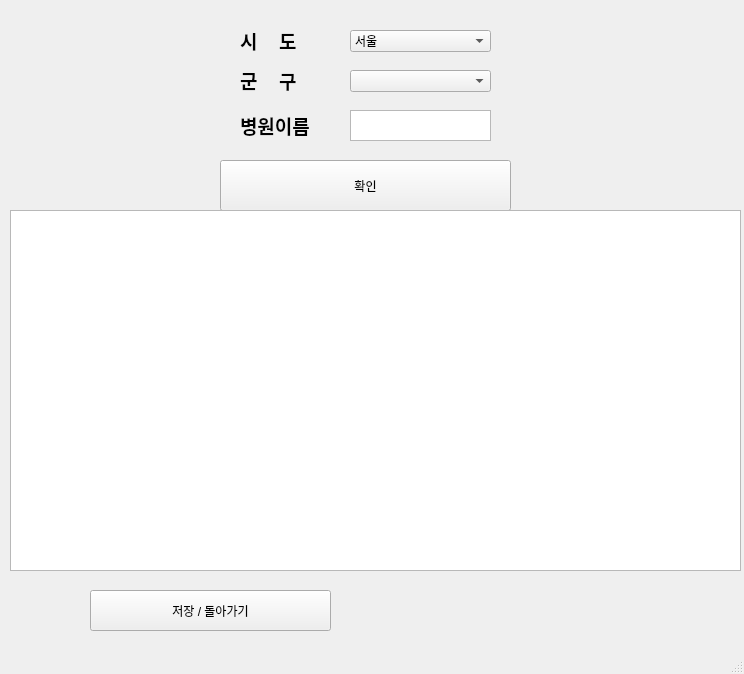
<?xml version="1.0" encoding="UTF-8"?>
<ui version="4.0">
 <class>mainWindow</class>
 <widget class="QMainWindow" name="mainWindow">
  <property name="geometry">
   <rect>
    <x>0</x>
    <y>0</y>
    <width>744</width>
    <height>674</height>
   </rect>
  </property>
  <property name="windowTitle">
   <string>검색</string>
  </property>
  <widget class="QWidget" name="centralwidget">
   <widget class="QComboBox" name="comboBox">
    <property name="geometry">
     <rect>
      <x>350</x>
      <y>30</y>
      <width>141</width>
      <height>22</height>
     </rect>
    </property>
    <item>
     <property name="text">
      <string>서울</string>
     </property>
    </item>
    <item>
     <property name="text">
      <string>부산</string>
     </property>
    </item>
    <item>
     <property name="text">
      <string>인천</string>
     </property>
    </item>
    <item>
     <property name="text">
      <string>경기</string>
     </property>
    </item>
    <item>
     <property name="text">
      <string>강원</string>
     </property>
    </item>
    <item>
     <property name="text">
      <string>전북</string>
     </property>
    </item>
    <item>
     <property name="text">
      <string>전남</string>
     </property>
    </item>
    <item>
     <property name="text">
      <string>광주</string>
     </property>
    </item>
    <item>
     <property name="text">
      <string>충북</string>
     </property>
    </item>
    <item>
     <property name="text">
      <string>충남</string>
     </property>
    </item>
    <item>
     <property name="text">
      <string>울산</string>
     </property>
    </item>
    <item>
     <property name="text">
      <string>대전</string>
     </property>
    </item>
    <item>
     <property name="text">
      <string>경북</string>
     </property>
    </item>
    <item>
     <property name="text">
      <string>경남</string>
     </property>
    </item>
    <item>
     <property name="text">
      <string>대구</string>
     </property>
    </item>
    <item>
     <property name="text">
      <string>제주</string>
     </property>
    </item>
    <item>
     <property name="text">
      <string>세종시</string>
     </property>
    </item>
   </widget>
   <widget class="QComboBox" name="comboBox_2">
    <property name="geometry">
     <rect>
      <x>350</x>
      <y>70</y>
      <width>141</width>
      <height>22</height>
     </rect>
    </property>
   </widget>
   <widget class="QTextEdit" name="textEdit">
    <property name="geometry">
     <rect>
      <x>350</x>
      <y>110</y>
      <width>141</width>
      <height>31</height>
     </rect>
    </property>
   </widget>
   <widget class="QPushButton" name="pushButton">
    <property name="geometry">
     <rect>
      <x>220</x>
      <y>160</y>
      <width>291</width>
      <height>51</height>
     </rect>
    </property>
    <property name="text">
     <string>확인</string>
    </property>
   </widget>
   <widget class="QPushButton" name="pushButton_2">
    <property name="geometry">
     <rect>
      <x>90</x>
      <y>590</y>
      <width>241</width>
      <height>41</height>
     </rect>
    </property>
    <property name="text">
     <string>저장 / 돌아가기</string>
    </property>
   </widget>
   <widget class="QLabel" name="label">
    <property name="geometry">
     <rect>
      <x>240</x>
      <y>30</y>
      <width>101</width>
      <height>21</height>
     </rect>
    </property>
    <property name="font">
     <font>
      <family>28 Days Later</family>
      <pointsize>14</pointsize>
      <weight>75</weight>
      <bold>true</bold>
     </font>
    </property>
    <property name="text">
     <string>시     도 </string>
    </property>
   </widget>
   <widget class="QLabel" name="label_2">
    <property name="geometry">
     <rect>
      <x>240</x>
      <y>70</y>
      <width>151</width>
      <height>21</height>
     </rect>
    </property>
    <property name="font">
     <font>
      <family>28 Days Later</family>
      <pointsize>14</pointsize>
      <weight>75</weight>
      <bold>true</bold>
     </font>
    </property>
    <property name="text">
     <string>군     구</string>
    </property>
   </widget>
   <widget class="QLabel" name="label_3">
    <property name="geometry">
     <rect>
      <x>240</x>
      <y>110</y>
      <width>121</width>
      <height>31</height>
     </rect>
    </property>
    <property name="font">
     <font>
      <family>28 Days Later</family>
      <pointsize>14</pointsize>
      <weight>75</weight>
      <bold>true</bold>
     </font>
    </property>
    <property name="text">
     <string>병원이름</string>
    </property>
   </widget>
   <widget class="QTableWidget" name="tableWidget">
    <property name="geometry">
     <rect>
      <x>10</x>
      <y>210</y>
      <width>731</width>
      <height>361</height>
     </rect>
    </property>
   </widget>
  </widget>
  <widget class="QMenuBar" name="menubar">
   <property name="geometry">
    <rect>
     <x>0</x>
     <y>0</y>
     <width>744</width>
     <height>21</height>
    </rect>
   </property>
  </widget>
  <widget class="QStatusBar" name="statusbar"/>
 </widget>
 <resources/>
 <connections>
  <connection>
   <sender>comboBox</sender>
   <signal>activated(QString)</signal>
   <receiver>comboBox_2</receiver>
   <slot>setEditText(QString)</slot>
   <hints>
    <hint type="sourcelabel">
     <x>460</x>
     <y>65</y>
    </hint>
    <hint type="destinationlabel">
     <x>468</x>
     <y>103</y>
    </hint>
   </hints>
  </connection>
 </connections>
</ui>
